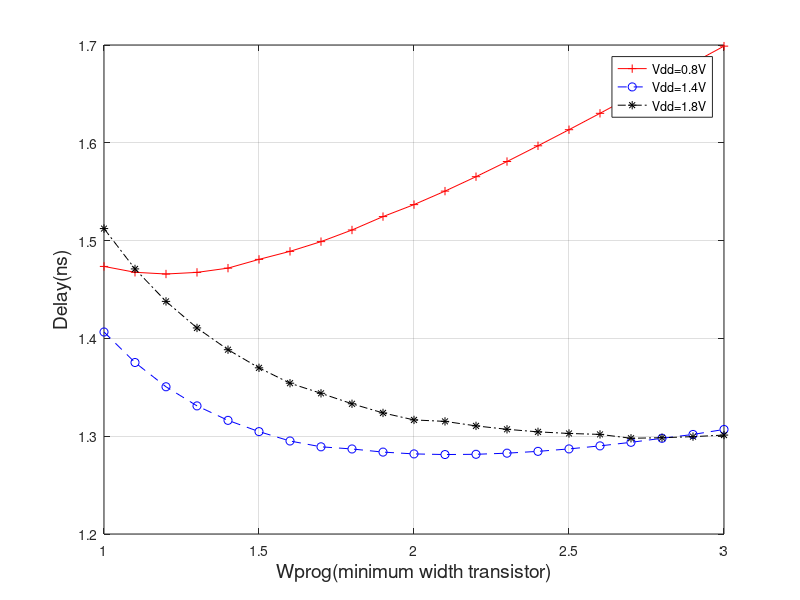
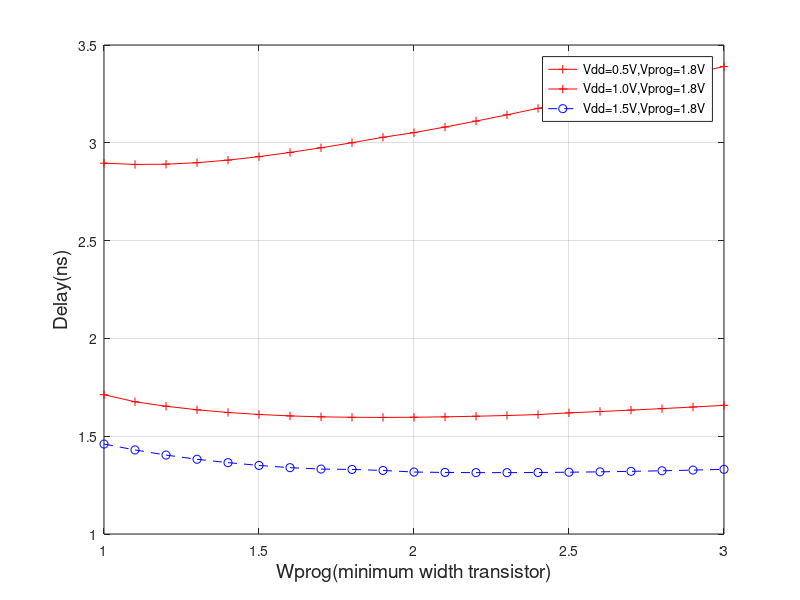
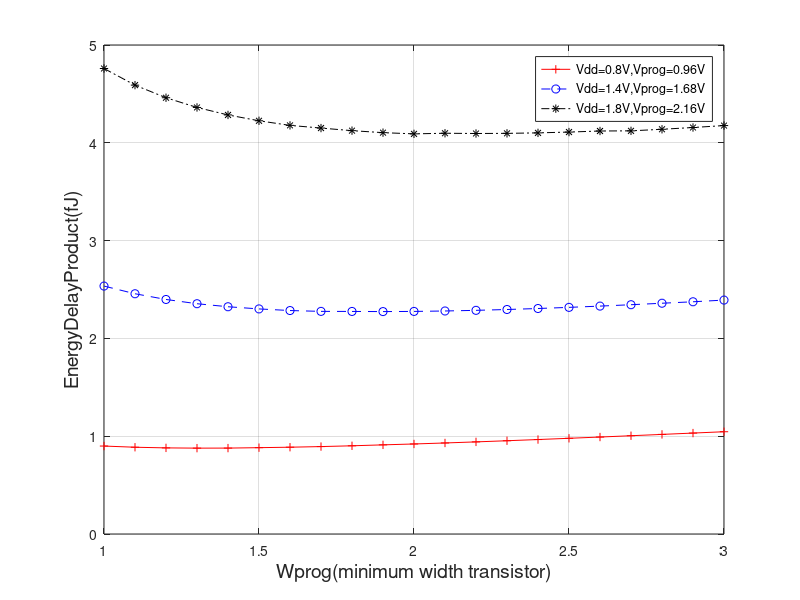
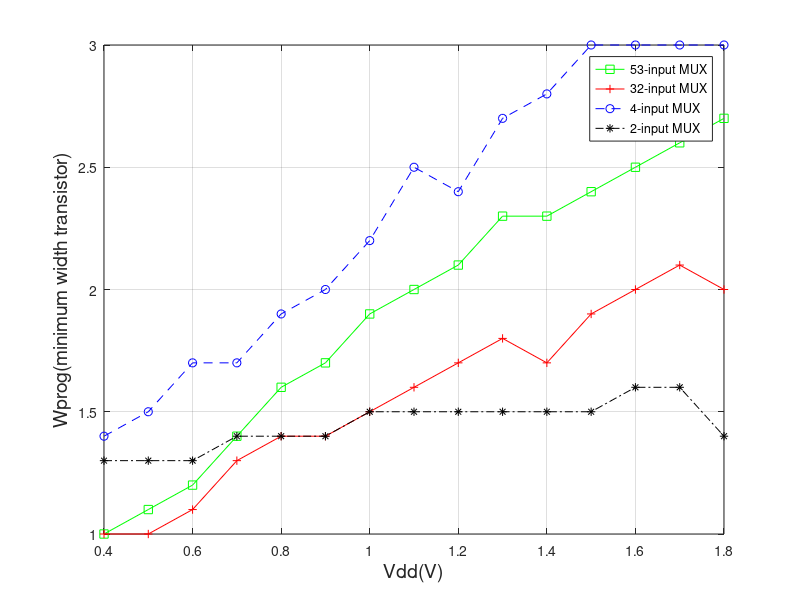

These charts were generated, in order, by the following MATLAB code:
clear all
close all

vsp0p8 = [ % ron,wprog,delay,leakage,dynamic_power,elmore_delay
4085.11,1,1.4736e-10,6.1029e-07,0.00019797,6.533323374e-11;
3713.73,1.1,1.4676e-10,6.04525e-07,0.000202875,6.56072969445e-11;
3404.26,1.2,1.46585e-10,6.00705e-07,0.000207627,6.6105715788e-11;
3142.39,1.3,1.4675e-10,5.9827e-07,0.000212171,6.67764898005e-11;
2917.93,1.4,1.47185e-10,5.9684e-07,0.000216507,6.7582781538e-11;
2723.40,1.5,1.4808e-10,5.9615e-07,0.000220652,6.849751095e-11;
2553.19,1.6,1.489e-10,5.9603e-07,0.0002246095,6.9500372061e-11;
2403.00,1.7,1.49895e-10,5.9634e-07,0.0002283015,7.057571229e-11;
2269.50,1.8,1.51085e-10,5.96985e-07,0.0002318765,7.171153371e-11;
2150.06,1.9,1.52455e-10,5.97895e-07,0.000235259,7.2898363311e-11;
2042.55,2,1.5368e-10,5.9901e-07,0.000239552,7.4128257675e-11;
1945.29,2.1,1.5506e-10,6.00295e-07,0.000242667,7.53954072435e-11;
1856.87,2.2,1.56535e-10,6.0171e-07,0.000245645,7.6694558046e-11;
1776.13,2.3,1.58085e-10,6.0323e-07,0.000248668,7.80214213185e-11;
1702.13,2.4,1.59695e-10,6.0484e-07,0.000251693,7.9372851903e-11;
1634.04,2.5,1.6134e-10,6.06515e-07,0.000254419,8.074555605e-11;
1571.19,2.6,1.63015e-10,6.0825e-07,0.00025665,8.2137274596e-11;
1513.00,2.7,1.6472e-10,6.10025e-07,0.000259053,8.354593899e-11;
1458.97,2.8,1.66455e-10,6.1184e-07,0.0002615445,8.4969727149e-11;
1408.66,2.9,1.6817e-10,6.1368e-07,0.000264035,8.64068935110001e-11;
1361.70,3,1.69885e-10,6.15545e-07,0.0002664865,8.78561302500001e-11;
];

vsp0p5_fix_vprog = [ % ron,wprog,delay,leakage,dynamic_power,elmore_delay
7659.57,1,2.896e-10,2.8124e-07,5.0532e-05,1.19e-10;
6963.25,1.1,2.88935e-10,2.78505e-07,5.1837e-05,1.2e-10;
6382.98,1.2,2.8906e-10,2.76685e-07,5.30365e-05,1.2e-10;
5891.98,1.3,2.8983e-10,2.75505e-07,5.4128e-05,1.21e-10;
5471.12,1.4,2.9115e-10,2.74795e-07,5.5137e-05,1.23e-10;
5106.38,1.5,2.9292e-10,2.74425e-07,5.608e-05,1.24e-10;
4787.23,1.6,2.95065e-10,2.7432e-07,5.69725e-05,1.26e-10;
4505.63,1.7,2.97455e-10,2.7441e-07,5.7819e-05,1.28e-10;
4255.32,1.8,3.00045e-10,2.7466e-07,5.86225e-05,1.3e-10;
4031.35,1.9,3.0283e-10,2.75025e-07,5.94025e-05,1.32e-10;
3829.79,2,3.05215e-10,2.7549e-07,6.09895e-05,1.34e-10;
3647.42,2.1,3.08055e-10,2.7603e-07,6.18035e-05,1.36e-10;
3481.62,2.2,3.111e-10,2.7663e-07,6.25365e-05,1.38e-10;
3330.25,2.3,3.143e-10,2.77285e-07,6.32035e-05,1.41e-10;
3191.49,2.4,3.17615e-10,2.77975e-07,6.38135e-05,1.43e-10;
3063.83,2.5,3.21015e-10,2.78695e-07,6.43265e-05,1.45e-10;
2945.99,2.6,3.24505e-10,2.79445e-07,6.4867e-05,1.48e-10;
2836.88,2.7,3.2806e-10,2.8021e-07,6.53565e-05,1.5e-10;
2735.56,2.8,3.3171e-10,2.80995e-07,6.574e-05,1.53e-10;
2641.23,2.9,3.35385e-10,2.81795e-07,6.6178e-05,1.55e-10;
2553.19,3,3.3903e-10,2.82605e-07,6.66655e-05,1.58e-10;
];

vsp1p0 = [ % ron,wprog,delay,leakage,dynamic_power,elmore_delay
5106.38,1,1.38545e-10,9.17895e-07,0.000353789,6.888290838e-11;
4642.17,1.1,1.365e-10,9.09345e-07,0.000363211,6.84968857065e-11;
4255.32,1.2,1.35475e-10,9.03745e-07,0.0003655575,6.8391045468e-11;
3927.99,1.3,1.3477e-10,9.00195e-07,0.000374444,6.85008489285e-11;
3647.42,1.4,1.3438e-10,8.98145e-07,0.0003828555,6.8780029656e-11;
3404.26,1.5,1.34255e-10,8.97245e-07,0.000390839,6.9194733525e-11;
3191.49,1.6,1.34365e-10,8.97145e-07,0.000398328,6.9719481837e-11;
3003.75,1.7,1.3465e-10,8.97695e-07,0.000405452,7.03348850745e-11;
2836.88,1.8,1.35065e-10,8.98795e-07,0.000412269,7.1025987384e-11;
2687.57,1.9,1.35575e-10,9.00245e-07,0.000418817,7.17806466285e-11;
2553.19,2,1.3618e-10,9.02045e-07,0.0004250405,7.2589378965e-11;
2431.61,2.1,1.36835e-10,9.04045e-07,0.000430985,7.34445009675e-11;
2321.08,2.2,1.37545e-10,9.06295e-07,0.0004367335,7.4339619096e-11;
2220.17,2.3,1.38275e-10,9.08695e-07,0.0004423115,7.52696940045e-11;
2127.66,2.4,1.39045e-10,9.11195e-07,0.000447723,7.623007875e-11;
2042.55,2.5,1.4013e-10,9.13845e-07,0.0004545095,7.72172591625e-11;
1963.99,2.6,1.4099e-10,9.16545e-07,0.0004583565,7.8228210282e-11;
1891.25,2.7,1.41965e-10,9.19345e-07,0.000463271,7.92602551845e-11;
1823.71,2.8,1.42985e-10,9.22145e-07,0.0004684055,8.0311202085e-11;
1760.82,2.9,1.44525e-10,9.25045e-07,0.0004734555,8.1378869031e-11;
1702.13,3,1.45615e-10,9.27945e-07,0.000478493,8.246186964e-11;
];

vsp1p0_fix_vprog = [ % ron,wprog,delay,leakage,dynamic_power,elmore_delay
7659.57,1,1.7123e-10,9.17945e-07,0.0003212955,9.42e-11;
6963.25,1.1,1.676e-10,9.09445e-07,0.0003308345,9.31e-11;
6382.98,1.2,1.65325e-10,9.03795e-07,0.0003327365,9.24e-11;
5891.98,1.3,1.6351e-10,9.00245e-07,0.000341784,9.21e-11;
5471.12,1.4,1.6213e-10,8.98195e-07,0.000350438,9.2e-11;
5106.38,1.5,1.61105e-10,8.97245e-07,0.000358775,9.21e-11;
4787.23,1.6,1.60375e-10,8.97195e-07,0.000366938,9.24e-11;
4505.63,1.7,1.59905e-10,8.97745e-07,0.0003748115,9.28e-11;
4255.32,1.8,1.59665e-10,8.98795e-07,0.000382381,9.33e-11;
4031.35,1.9,1.596e-10,9.00295e-07,0.000389662,9.39e-11;
3829.79,2,1.59695e-10,9.02045e-07,0.0003966315,9.46e-11;
3647.42,2.1,1.59905e-10,9.04095e-07,0.000403283,9.54e-11;
3481.62,2.2,1.6021e-10,9.06345e-07,0.000409722,9.62e-11;
3330.25,2.3,1.6059e-10,9.08745e-07,0.000415961,9.71e-11;
3191.49,2.4,1.61055e-10,9.11245e-07,0.0004219135,9.8e-11;
3063.83,2.5,1.61945e-10,9.13845e-07,0.000429022,9.89e-11;
2945.99,2.6,1.62615e-10,9.16595e-07,0.00043799,9.99e-11;
2836.88,2.7,1.6334e-10,9.19345e-07,0.0004437465,1.01e-10;
2735.56,2.8,1.64105e-10,9.22195e-07,0.0004492385,1.02e-10;
2641.23,2.9,1.64925e-10,9.25045e-07,0.0004541965,1.03e-10;
2553.19,3,1.6577e-10,9.27945e-07,0.0004590395,1.04e-10;
];

vsp1p4 = [ % ron,wprog,delay,leakage,dynamic_power,elmore_delay
7148.94,1,1.40655e-10,1.80233e-06,0.000789905,8.08523683457143e-11;
6499.03,1.1,1.37535e-10,1.78618e-06,0.00081218,7.94234172666429e-11;
5957.45,1.2,1.35055e-10,1.77563e-06,0.00083397,7.83869674435714e-11;
5499.18,1.3,1.331e-10,1.76908e-06,0.000854925,7.7652237681e-11;
5106.38,1.4,1.3162e-10,1.76548e-06,0.000874995,7.71546946594286e-11;
4765.96,1.5,1.3047e-10,1.76403e-06,0.00089435,7.68469523528572e-11;
4468.09,1.6,1.2951e-10,1.76428e-06,0.00092137,7.66933257552857e-11;
4205.26,1.7,1.28915e-10,1.76578e-06,0.00094124,7.66665990587143e-11;
3971.63,1.8,1.28695e-10,1.76828e-06,0.000961165,7.67456168631429e-11;
3762.60,1.9,1.28375e-10,1.77153e-06,0.00097895,7.69138239985715e-11;
3574.47,2,1.2819e-10,1.77543e-06,0.00099606,7.7157708885e-11;
3404.26,2.1,1.28125e-10,1.77978e-06,0.00101261,7.74665414704286e-11;
3249.52,2.2,1.2815e-10,1.78458e-06,0.00102834,7.78313707988572e-11;
3108.23,2.3,1.28265e-10,1.78968e-06,0.001043345,7.82448523377857e-11;
2978.72,2.4,1.2845e-10,1.79503e-06,0.001057745,7.87010827577143e-11;
2859.57,2.5,1.287e-10,1.80058e-06,0.001071755,7.91948314446429e-11;
2749.59,2.6,1.2901e-10,1.80628e-06,0.00108541,7.97218634545715e-11;
2647.75,2.7,1.29375e-10,1.81213e-06,0.001098755,8.02782851175e-11;
2553.19,2.8,1.29785e-10,1.81808e-06,0.001111815,8.08611652444286e-11;
2465.15,2.9,1.3018e-10,1.82408e-06,0.001107295,8.14676424053572e-11;
2382.98,3,1.3069e-10,1.83018e-06,0.001119045,8.20953944742858e-11;
];

vsp1p5_fix_vprog = [ % ron,wprog,delay,leakage,dynamic_power,elmore_delay
7659.57,1,1.4598e-10,2.0902e-06,0.000923365,8.59e-11;
6963.25,1.1,1.42985e-10,2.0716e-06,0.00094811,8.43e-11;
6382.98,1.2,1.4035e-10,2.0595e-06,0.000972215,8.32e-11;
5891.98,1.3,1.3822e-10,2.05205e-06,0.00099554,8.23e-11;
5471.12,1.4,1.36485e-10,2.04795e-06,0.00101887,8.18e-11;
5106.38,1.5,1.3506e-10,2.04645e-06,0.00104206,8.14e-11;
4787.23,1.6,1.3392e-10,2.0468e-06,0.00106473,8.12e-11;
4505.63,1.7,1.33205e-10,2.04865e-06,0.00109144,8.11e-11;
4255.32,1.8,1.33005e-10,2.05165e-06,0.001108385,8.12e-11;
4031.35,1.9,1.32495e-10,2.05555e-06,0.001127855,8.13e-11;
3829.79,2,1.3168e-10,2.0602e-06,0.00114689,8.15e-11;
3647.42,2.1,1.31475e-10,2.06535e-06,0.00116559,8.18e-11;
3481.62,2.2,1.31375e-10,2.071e-06,0.00118391,8.22e-11;
3330.25,2.3,1.31375e-10,2.07705e-06,0.00120195,8.26e-11;
3191.49,2.4,1.31445e-10,2.08335e-06,0.001219575,8.3e-11;
3063.83,2.5,1.3159e-10,2.0899e-06,0.00123624,8.35e-11;
2945.99,2.6,1.3178e-10,2.0966e-06,0.001251995,8.4e-11;
2836.88,2.7,1.3203e-10,2.1035e-06,0.00126726,8.46e-11;
2735.56,2.8,1.32325e-10,2.1105e-06,0.001282035,8.51e-11;
2641.23,2.9,1.32675e-10,2.11765e-06,0.001296505,8.58e-11;
2553.19,3,1.33065e-10,2.1248e-06,0.001310675,8.64e-11;
];

vsp1p8 = [ %ron,wprog,delay,leakage,dynamic_power,elmore_delay
9191.49,1,1.5123e-10,3.14735e-06,0.001448695,9.570762231e-11;
8355.90,1.1,1.47105e-10,3.12e-06,0.00149437,9.3400442055e-11;
7659.57,1.2,1.43785e-10,3.1024e-06,0.00152869,9.1597698651e-11;
7070.38,1.3,1.4107e-10,3.0917e-06,0.00156619,9.0183156561e-11;
6565.35,1.4,1.38845e-10,3.0861e-06,0.00160239,8.907340824e-11;
6127.66,1.5,1.3699e-10,3.08425e-06,0.001637025,8.8207620735e-11;
5744.68,1.6,1.3542e-10,3.08535e-06,0.00167017,8.7540009372e-11;
5406.76,1.7,1.34385e-10,3.0886e-06,0.001703035,8.7035660358e-11;
5106.38,1.8,1.33315e-10,3.0936e-06,0.00173396,8.6667234996e-11;
4837.63,1.9,1.3238e-10,3.1e-06,0.00176807,8.64135030555e-11;
4595.74,2,1.31665e-10,3.10745e-06,0.001803795,8.625690897e-11;
4376.90,2.1,1.31515e-10,3.11575e-06,0.001828715,8.6183959755e-11;
4177.95,2.2,1.31055e-10,3.12475e-06,0.001856705,8.61830079e-11;
3996.30,2.3,1.30705e-10,3.13425e-06,0.00188415,8.6244725295e-11;
3829.79,2.4,1.30445e-10,3.14425e-06,0.00191117,8.6361319839e-11;
3676.60,2.5,1.3028e-10,3.1546e-06,0.001937705,8.652615525e-11;
3535.19,2.6,1.30185e-10,3.16525e-06,0.001963835,8.6733609546e-11;
3404.26,2.7,1.2979e-10,3.1761e-06,0.001989565,8.6979103473e-11;
3282.67,2.8,1.29845e-10,3.18715e-06,0.002014965,8.7258247389e-11;
3169.48,2.9,1.29955e-10,3.19835e-06,0.002039985,8.7568047798e-11;
3063.83,3,1.30115e-10,3.20965e-06,0.00206424,8.790506436e-11;
];

opt_wprog_vdd_mux53 = [ % vdd opt_wprog
0.4,1;
0.5,1.1;
0.6,1.2;
0.7,1.4;
0.8,1.6;
0.9,1.7;
1.0,1.9;
1.1,2;
1.2,2.1;
1.3,2.3;
1.4,2.3;
1.5,2.4;
1.6,2.5;
1.7,2.6;
1.8,2.7;
];

opt_wprog_vdd_mux32 = [ % vdd opt_wprog
0.4,1;
0.5,1;
0.6,1.1;
0.7,1.3;
0.8,1.4;
0.9,1.4;
1.0,1.5;
1.1,1.6;
1.2,1.7;
1.3,1.8;
1.4,1.7;
1.5,1.9;
1.6,2;
1.7,2.1;
1.8,2;
];

opt_wprog_vdd_mux4 = [ % vdd opt_wprog
0.4,1.4;
0.5,1.5;
0.6,1.7;
0.7,1.7;
0.8,1.9;
0.9,2;
1.0,2.2;
1.1,2.5;
1.2,2.4;
1.3,2.7;
1.4,2.8;
1.5,3;
1.6,3;
1.7,3;
1.8,3;
];

opt_wprog_vdd_mux2 = [ % vdd opt_wprog
0.4,1.3;
0.5,1.3;
0.6,1.3;
0.7,1.4;
0.8,1.4;
0.9,1.4;
1.0,1.5;
1.1,1.5;
1.2,1.5;
1.3,1.5;
1.4,1.5;
1.5,1.5;
1.6,1.6;
1.7,1.6;
1.8,1.4;
];


figure;
plot(vsp0p8(:,2),vsp0p8(:,3).*10e9,'r-+');
hold on
plot(vsp1p4(:,2),vsp1p4(:,3).*10e9,'b--o');
hold on
plot(vsp1p8(:,2),vsp1p8(:,3).*10e9,'k-.*');
hold on
%title('Delay-Wprog of 32-input Multiplexer, UMC 0.18um','FontSize',18)
xlabel('Wprog(minimum width transistor)','FontSize',14);
ylabel('Delay(ns)','FontSize',14);
%hleg = legend('Vdd=0.8V,Vprog=0.96V','Vdd=1.4V,Vprog=1.68V','Vdd=1.8V,Vprog=2.16V');
hleg = legend('Vdd=0.8V','Vdd=1.4V','Vdd=1.8V');
grid on

figure;
plot(vsp0p5_fix_vprog(:,2),vsp0p5_fix_vprog(:,3).*10e9,'r-+');
hold on
plot(vsp1p0_fix_vprog(:,2),vsp1p0_fix_vprog(:,3).*10e9,'r-+');
hold on
plot(vsp1p5_fix_vprog(:,2),vsp1p5_fix_vprog(:,3).*10e9,'b--o');
hold on
%title('Delay-Wprog of 32-input Multiplexer, UMC 0.18um','FontSize',18)
xlabel('Wprog(minimum width transistor)','FontSize',14);
ylabel('Delay(ns)','FontSize',14);
hleg = legend('Vdd=0.5V,Vprog=1.8V','Vdd=1.0V,Vprog=1.8V','Vdd=1.5V,Vprog=1.8V');
grid on


% figure;
% plot(vsp0p8(:,2),vsp0p8(:,4).*10e6,'r-+');
% hold on
% %plot(vsp1p0(:,2),vsp1p0(:,3).*10e9,'r-+');
% %hold on
% plot(vsp1p4(:,2),vsp1p4(:,4).*10e6,'b--o');
% hold on
% plot(vsp1p8(:,2),vsp1p8(:,4).*10e6,'k-.*');
% hold on
% title('Leakage-Wprog of 32-input Multiplexer,UMC 0.18um','FontSize',18)
% xlabel('Wprog(minimum width transistor)','FontSize',14);
% ylabel('Leakage(uW)','FontSize',14);
% hleg = legend('Vdd=0.8V,Vprog=0.96V','Vdd=1.4V,Vprog=1.68V','Vdd=1.8V,Vprog=2.16V');
% grid on

figure;
plot(vsp0p8(:,2),vsp0p8(:,3).*vsp0p8(:,4).*10e15,'r-+');
hold on
%plot(vsp1p0(:,2),vsp1p0(:,3).*10e9,'r-+');
%hold on
plot(vsp1p4(:,2),vsp1p4(:,3).*vsp1p4(:,4).*10e15,'b--o');
hold on
plot(vsp1p8(:,2),vsp1p8(:,3).*vsp1p8(:,4).*10e15,'k-.*');
hold on
%title('EnergyDelayProduect-Wprog of 32-input Multiplexer,UMC 0.18um','FontSize',18)
xlabel('Wprog(minimum width transistor)','FontSize',14);
ylabel('EnergyDelayProduct(fJ)','FontSize',14);
hleg = legend('Vdd=0.8V,Vprog=0.96V','Vdd=1.4V,Vprog=1.68V','Vdd=1.8V,Vprog=2.16V');
grid on

figure;
plot(opt_wprog_vdd_mux53(:,1),opt_wprog_vdd_mux53(:,2),'g-s');
hold on
plot(opt_wprog_vdd_mux32(:,1),opt_wprog_vdd_mux32(:,2),'r-+');
hold on
plot(opt_wprog_vdd_mux4(:,1),opt_wprog_vdd_mux4(:,2),'b--o');
hold on
plot(opt_wprog_vdd_mux2(:,1),opt_wprog_vdd_mux2(:,2),'k-.*');
hold on
%title('EnergyDelayProduect-Wprog of 32-input Multiplexer,UMC 0.18um','FontSize',18)
ylabel('Wprog(minimum width transistor)','FontSize',14);
xlabel('Vdd(V)','FontSize',14);
hleg = legend('53-input MUX','32-input MUX','4-input MUX','2-input MUX');
grid on

% Get Min delay and EDP for Vdd 0.8V
vsp0p8_edp = zeros(length(vsp0p8),1);
vsp0p8_edp = vsp0p8(:,3).*vsp0p8(:,4);
[vsp0p8_min_delay,index] = min(vsp0p8(:,3));
vsp0p8_min_delay_wprog = vsp0p8(index,2);
[vsp0p8_min_edp,index] = min(vsp0p8_edp);
vsp0p8_min_edp_wprog = vsp0p8(index,2);

% Get Min delay and EDP for Vdd 1.4V
vsp1p4_edp = zeros(length(vsp1p4),1);
vsp1p4_edp = vsp1p4(:,3).*vsp1p4(:,4);
[vsp1p4_min_delay,index] = min(vsp1p4(:,3));
vsp1p4_min_delay_wprog = vsp1p4(index,2);
[vsp1p4_min_edp,index] = min(vsp1p4_edp);
vsp1p4_min_edp_wprog = vsp1p4(index,2);

% Get Min delay and EDP for Vdd 1.8V
vsp1p8_edp = zeros(length(vsp1p8),1);
vsp1p8_edp = vsp0p8(:,3).*vsp1p8(:,4);
[vsp1p8_min_delay,index] = min(vsp1p8(:,3));
vsp1p8_min_delay_wprog = vsp1p8(index,2);
[vsp1p8_min_edp,index] = min(vsp1p8_edp);
vsp1p8_min_edp_wprog = vsp1p8(index,2);
